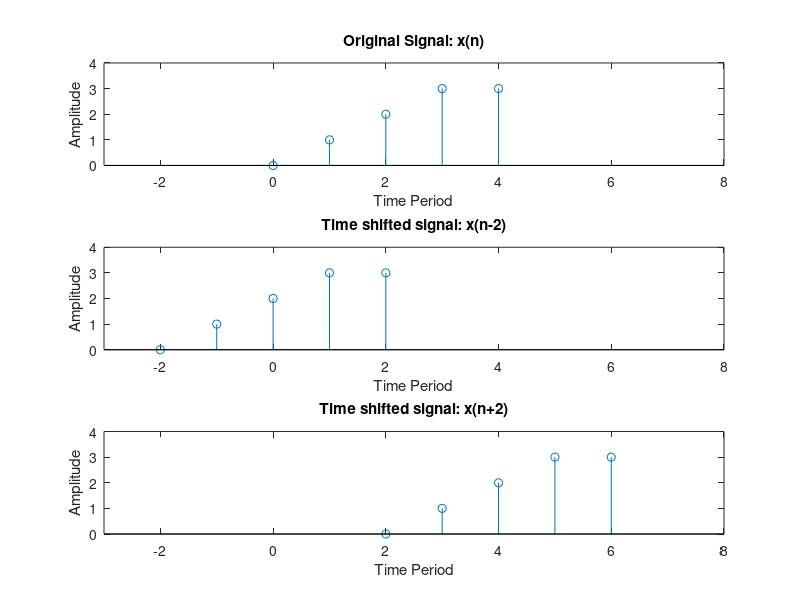

The MATLAB script that drew this image:
% shifting property of discrete time signal
clc
clear all

n=0:4;
x=[0 1 2 3 3];
subplot(3,1,1);
stem(n,x);
title('Original Signal: x(n)');
xlabel('Time Period');
ylabel('Amplitude');
axis([-3 8 0 4]);

a=n-2; 
subplot(3,1,2);
stem(a,x);
title('Time shifted signal: x(n-2)');
xlabel('Time Period');
ylabel('Amplitude');
axis([-3 8 0 4]);

b=n+2; 
subplot(3,1,3);
stem(b,x);
title('Time shifted signal: x(n+2)');
xlabel('Time Period');
ylabel('Amplitude');
axis([-3 8 0 4]);